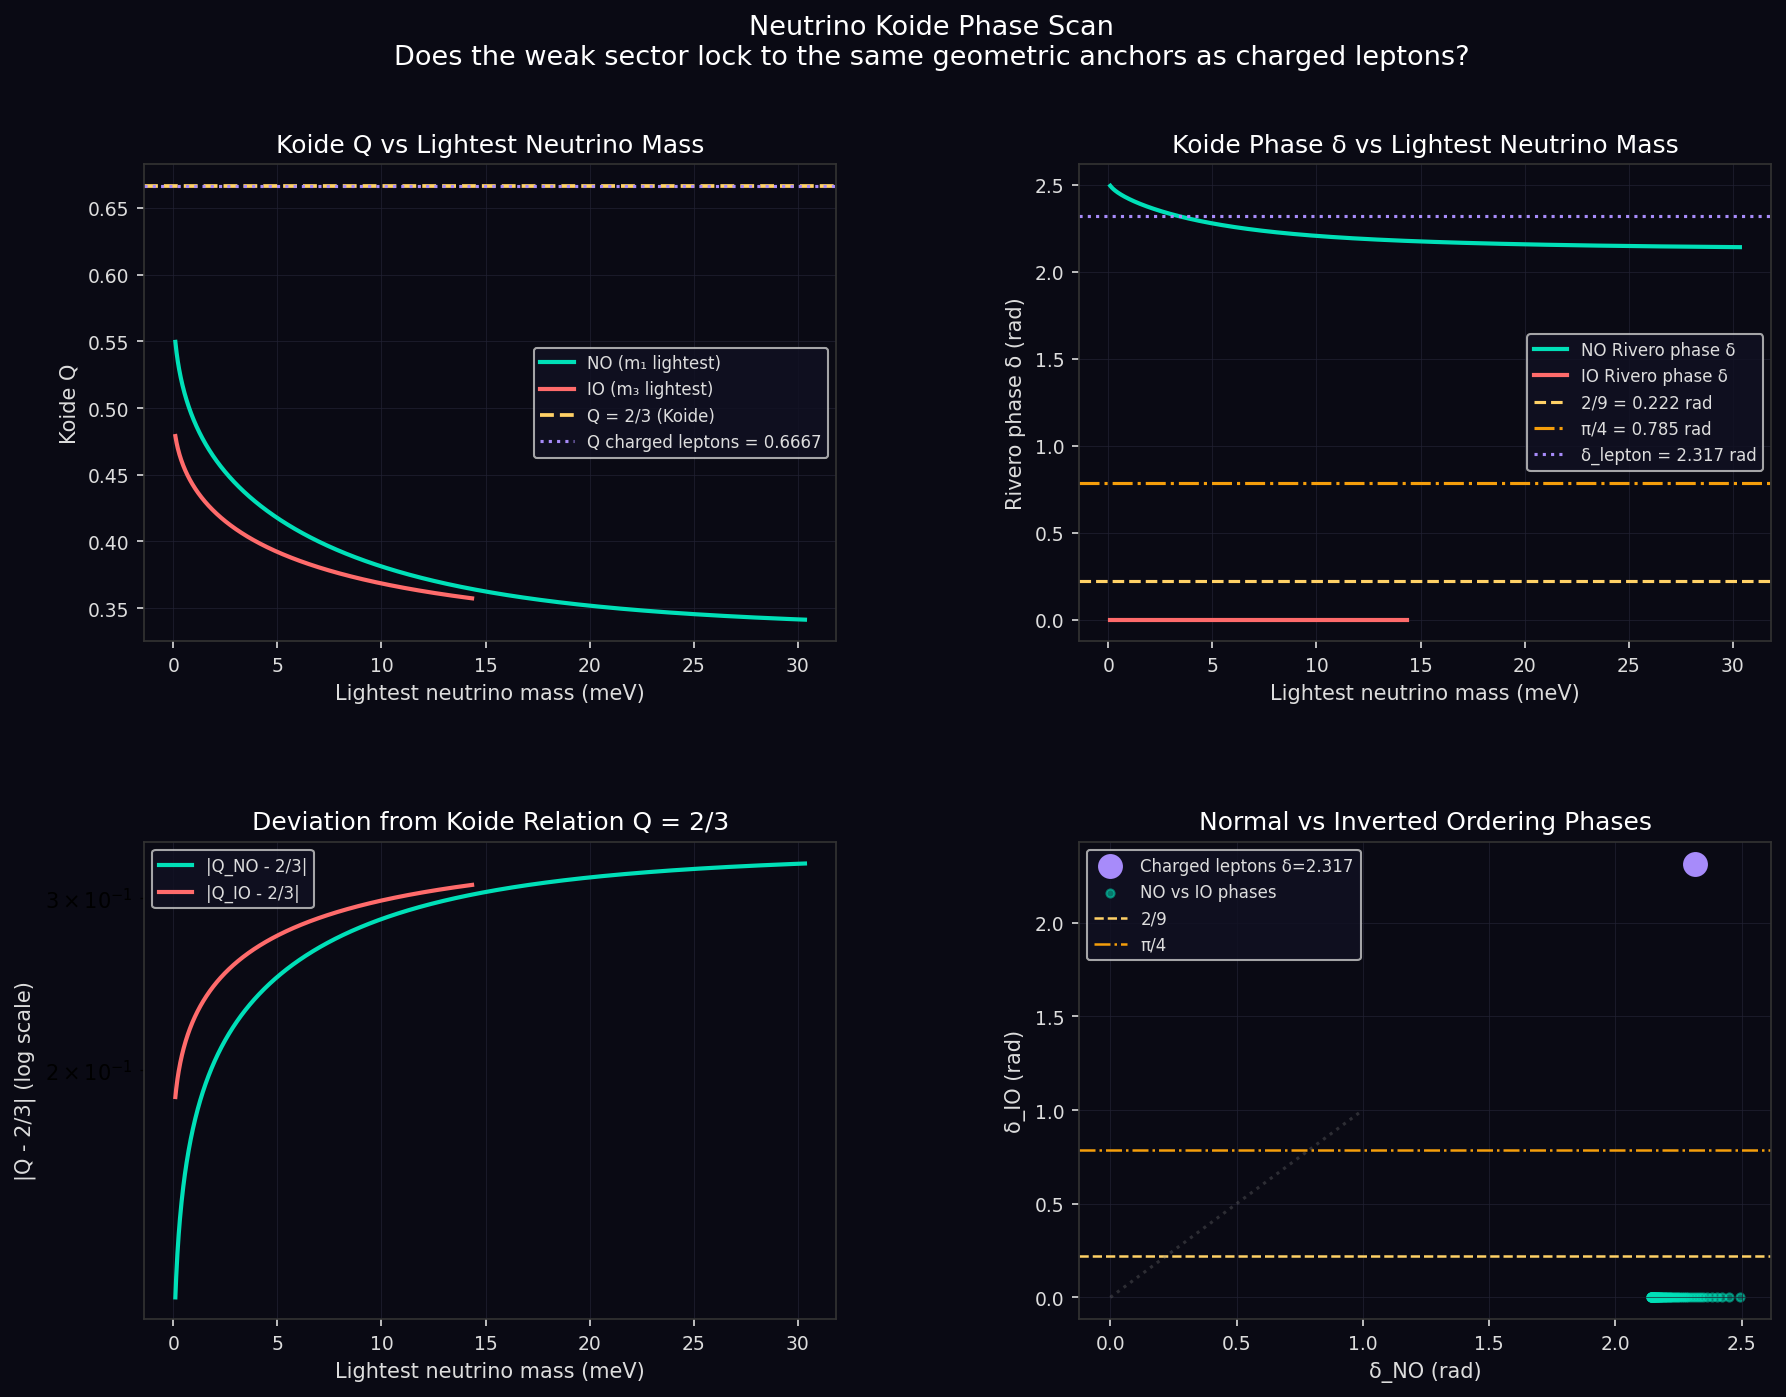

Here is the Python script that generated this plot:
"""
neutrino_koide_scan.py
======================
Scan over the lightest neutrino mass (m1 in normal ordering, m3 in inverted)
and ask: does the Koide relation Q = 2/3 hold for neutrinos? And if so, at
what phase δ does it lock — the same as charged leptons (δ_lepton), the quark
anchor (π/4), the 2/9 candidate, or something distinct?

PDG 2024 mass-squared differences (normal ordering):
  Δm²_21 =  7.53 × 10⁻⁵ eV²  (solar)
  Δm²_31 =  2.453 × 10⁻³ eV²  (atmospheric)

Inverted ordering:
  Δm²_32 = -2.546 × 10⁻³ eV²  (atmospheric IH)

Cosmological bound: Σ mν < 0.12 eV (Planck 2018)

Rivero–Gsponer parameterisation:
  √m_k = √m̄ · (1 + √2 · cos(2πk/3 + δ))  for k = 0, 1, 2
  Q = 2/3 is automatic if and only if the masses fit this ansatz.
  We scan δ over [0, π] for each m1 and find the best-fit phase.

Outputs: neutrino_koide_scan.png
"""

import matplotlib
matplotlib.use('Agg')

import numpy as np
import matplotlib.pyplot as plt
import matplotlib.gridspec as gridspec
from scipy.optimize import minimize_scalar, brentq

# ── PDG 2024 values ──────────────────────────────────────────────────────────

DM2_21 = 7.53e-5     # eV²  solar
DM2_31_NO = 2.453e-3  # eV²  atmospheric, normal ordering  (m3 > m1)
DM2_32_IO = -2.546e-3 # eV²  atmospheric, inverted ordering (m3 < m1)

COSMO_SUM_BOUND = 0.12  # eV

# Known Koide phases from the charged sector
DELTA_CHARGED_LEPTON = 0.2223   # rad — from PDG e/mu/tau masses
DELTA_DOWN_QUARK     = np.pi/4  # rad — Rivero anchor for down-type quarks
DELTA_2_OVER_9       = 2.0/9.0  # rad — the 2/9 candidate

# ── Build mass triplets ──────────────────────────────────────────────────────

def neutrino_masses_NO(m1_eV):
    """Normal ordering: m1 < m2 < m3."""
    m2 = np.sqrt(np.maximum(m1_eV**2 + DM2_21, 0.0))
    m3 = np.sqrt(np.maximum(m1_eV**2 + DM2_31_NO, 0.0))
    return m1_eV, m2, m3

def neutrino_masses_IO(m3_eV):
    """Inverted ordering: m3 < m1 < m2."""
    m1 = np.sqrt(np.maximum(m3_eV**2 - DM2_32_IO, 0.0))
    m2 = np.sqrt(np.maximum(m3_eV**2 - DM2_32_IO + DM2_21, 0.0))
    return m1, m2, m3_eV

# ── Koide quantities ─────────────────────────────────────────────────────────

def koide_Q(masses):
    m = np.array(masses)
    if np.any(m < 0):
        return np.nan
    denom = np.sum(np.sqrt(m))**2
    if denom < 1e-30:
        return np.nan
    return np.sum(m) / denom

def rivero_phase(masses):
    """
    Best-fit Rivero phase δ for a mass triplet.
    Solves: √m_k = √m̄ · (1 + √2 cos(2πk/3 + δ))
    Returns δ ∈ [0, π] that minimises residual sum-of-squares.
    """
    m = np.asarray(masses, dtype=float)
    if np.any(m < 0):
        return np.nan
    sm = np.sqrt(m)
    sm_bar = np.mean(sm)
    if sm_bar < 1e-20:
        return np.nan
    x = (sm - sm_bar) / (np.sqrt(2) * sm_bar)   # should be cos(2πk/3 + δ)

    phases_k = np.array([0.0, 2*np.pi/3, 4*np.pi/3])

    def residual(delta):
        return np.sum((x - np.cos(phases_k + delta))**2)

    res = minimize_scalar(residual, bounds=(0.0, np.pi), method='bounded')
    return float(res.x)

def koide_Q_from_rivero(delta, m_bar=1.0):
    """Koide Q given Rivero phase δ (should always be 2/3 by construction)."""
    phases_k = np.array([0.0, 2*np.pi/3, 4*np.pi/3])
    sm = np.sqrt(m_bar) * (1 + np.sqrt(2) * np.cos(phases_k + delta))
    m = sm**2
    if np.any(m < 0):
        return np.nan
    return koide_Q(m)

# ── Scan ─────────────────────────────────────────────────────────────────────

# Normal ordering: m1 from ~0 to cosmological-bound-limited
# Σmν = m1 + m2 + m3 < 0.12 eV → find max m1
def sum_masses_NO(m1):
    return sum(neutrino_masses_NO(m1))

# Find m1 such that sum = 0.12 eV
m1_max = 0.04   # conservative upper bound

m1_scan = np.linspace(1e-4, m1_max, 2000)
Q_NO, delta_NO, sum_NO = [], [], []

for m1 in m1_scan:
    masses = neutrino_masses_NO(m1)
    s = sum(masses)
    if s > COSMO_SUM_BOUND:
        break
    Q_NO.append(koide_Q(masses))
    delta_NO.append(rivero_phase(masses))
    sum_NO.append(s)

m1_scan = m1_scan[:len(Q_NO)]
Q_NO = np.array(Q_NO)
delta_NO = np.array(delta_NO)
sum_NO = np.array(sum_NO)

# Inverted ordering: lightest is m3
m3_scan = np.linspace(1e-4, m1_max, 2000)
Q_IO, delta_IO, sum_IO = [], [], []

for m3 in m3_scan:
    masses = neutrino_masses_IO(m3)
    s = sum(masses)
    if s > COSMO_SUM_BOUND:
        break
    Q_IO.append(koide_Q(masses))
    delta_IO.append(rivero_phase(masses))
    sum_IO.append(s)

m3_scan = m3_scan[:len(Q_IO)]
Q_IO = np.array(Q_IO)
delta_IO = np.array(delta_IO)
sum_IO = np.array(sum_IO)

# ── Charged leptons for comparison ───────────────────────────────────────────

M_E  = 0.51099895e-3   # eV
M_MU = 105.6583755e-3  # eV
M_TAU = 1776.86e-3     # eV

Q_lepton = koide_Q([M_E, M_MU, M_TAU])
delta_lepton = rivero_phase([M_E, M_MU, M_TAU])

# ── Print results ─────────────────────────────────────────────────────────────

print("=" * 70)
print("NEUTRINO KOIDE SCAN")
print("=" * 70)
print()
print(f"Charged leptons:  Q = {Q_lepton:.6f},  δ = {delta_lepton:.4f} rad  ({delta_lepton*180/np.pi:.2f}°)")
print(f"Reference phases: 2/9 = {2/9:.4f},  π/4 = {np.pi/4:.4f},  δ_lepton = {delta_lepton:.4f}")
print()
print("Normal Ordering scan (first 5 m1 values):")
print(f"{'m1 (eV)':>10} {'Q':>10} {'δ (rad)':>10} {'δ (deg)':>10} {'Σmν (eV)':>10}")
print("-" * 55)
for i in range(0, min(5, len(m1_scan))):
    print(f"{m1_scan[i]:>10.5f} {Q_NO[i]:>10.6f} {delta_NO[i]:>10.4f} {delta_NO[i]*180/np.pi:>10.2f} {sum_NO[i]:>10.5f}")
print("  ...")
print()

# Find where Q is closest to 2/3
if len(Q_NO) > 0:
    idx_best_NO = np.argmin(np.abs(Q_NO - 2/3))
    print(f"Normal ordering — closest Q to 2/3:")
    print(f"  m1 = {m1_scan[idx_best_NO]:.5f} eV,  Q = {Q_NO[idx_best_NO]:.6f},  δ = {delta_NO[idx_best_NO]:.4f} rad ({delta_NO[idx_best_NO]*180/np.pi:.2f}°)")
    print(f"  |Q - 2/3| = {abs(Q_NO[idx_best_NO] - 2/3):.2e}")
    print()

if len(Q_IO) > 0:
    idx_best_IO = np.argmin(np.abs(Q_IO - 2/3))
    print(f"Inverted ordering — closest Q to 2/3:")
    print(f"  m3 = {m3_scan[idx_best_IO]:.5f} eV,  Q = {Q_IO[idx_best_IO]:.6f},  δ = {delta_IO[idx_best_IO]:.4f} rad ({delta_IO[idx_best_IO]*180/np.pi:.2f}°)")
    print(f"  |Q - 2/3| = {abs(Q_IO[idx_best_IO] - 2/3):.2e}")
    print()

# Check anchor proximity
anchors = {"2/9": 2/9, "π/4": np.pi/4, "δ_lepton": delta_lepton}
print("Phase anchor distances (Normal Ordering, best-Q point):")
for name, anchor in anchors.items():
    if len(delta_NO) > 0:
        dist = abs(delta_NO[idx_best_NO] - anchor)
        print(f"  |δ_NO - {name}| = {dist:.4f} rad  ({dist*180/np.pi:.2f}°)")

print()
print("Phase anchor distances (Inverted Ordering, best-Q point):")
for name, anchor in anchors.items():
    if len(delta_IO) > 0:
        dist = abs(delta_IO[idx_best_IO] - anchor)
        print(f"  |δ_IO - {name}| = {dist:.4f} rad  ({dist*180/np.pi:.2f}°)")

# ── Plot ─────────────────────────────────────────────────────────────────────

bg = "#0a0a14"
fg = "#dddddd"
c_NO = "#00e0b8"
c_IO = "#ff6b6b"
c_gold = "#ffd166"
c_lepton = "#a78bfa"

fig = plt.figure(figsize=(14, 10))
fig.patch.set_facecolor(bg)
fig.suptitle(
    "Neutrino Koide Phase Scan\n"
    "Does the weak sector lock to the same geometric anchors as charged leptons?",
    color="white", fontsize=13, y=0.98
)

gs = gridspec.GridSpec(2, 2, figure=fig, hspace=0.42, wspace=0.35)

def style_ax(ax):
    ax.set_facecolor(bg)
    ax.tick_params(colors=fg, labelsize=9)
    for spine in ax.spines.values():
        spine.set_edgecolor("#333333")
    ax.grid(True, color="#222233", lw=0.5, alpha=0.7)
    ax.xaxis.label.set_color(fg)
    ax.yaxis.label.set_color(fg)
    ax.title.set_color("white")

# Panel 1: Q vs m_lightest
ax1 = fig.add_subplot(gs[0, 0])
style_ax(ax1)
if len(Q_NO) > 0:
    ax1.plot(m1_scan * 1000, Q_NO, color=c_NO, lw=2, label='NO (m₁ lightest)')
if len(Q_IO) > 0:
    ax1.plot(m3_scan * 1000, Q_IO, color=c_IO, lw=2, label='IO (m₃ lightest)')
ax1.axhline(2/3, color=c_gold, ls='--', lw=1.8, label='Q = 2/3 (Koide)')
ax1.axhline(Q_lepton, color=c_lepton, ls=':', lw=1.5, label=f'Q charged leptons = {Q_lepton:.4f}')
ax1.set_xlabel('Lightest neutrino mass (meV)')
ax1.set_ylabel('Koide Q')
ax1.set_title('Koide Q vs Lightest Neutrino Mass')
ax1.legend(facecolor="#111122", labelcolor=fg, fontsize=8)

# Panel 2: δ vs m_lightest
ax2 = fig.add_subplot(gs[0, 1])
style_ax(ax2)
if len(delta_NO) > 0:
    ax2.plot(m1_scan * 1000, delta_NO, color=c_NO, lw=2, label='NO Rivero phase δ')
if len(delta_IO) > 0:
    ax2.plot(m3_scan * 1000, delta_IO, color=c_IO, lw=2, label='IO Rivero phase δ')
ax2.axhline(DELTA_2_OVER_9, color=c_gold, ls='--', lw=1.5, label=f'2/9 = {2/9:.3f} rad')
ax2.axhline(DELTA_DOWN_QUARK, color='#f59e0b', ls='-.', lw=1.5, label=f'π/4 = {np.pi/4:.3f} rad')
ax2.axhline(delta_lepton, color=c_lepton, ls=':', lw=1.5, label=f'δ_lepton = {delta_lepton:.3f} rad')
ax2.set_xlabel('Lightest neutrino mass (meV)')
ax2.set_ylabel('Rivero phase δ (rad)')
ax2.set_title('Koide Phase δ vs Lightest Neutrino Mass')
ax2.legend(facecolor="#111122", labelcolor=fg, fontsize=8)

# Panel 3: Q - 2/3 deviation
ax3 = fig.add_subplot(gs[1, 0])
style_ax(ax3)
if len(Q_NO) > 0:
    ax3.semilogy(m1_scan * 1000, np.abs(Q_NO - 2/3) + 1e-10, color=c_NO, lw=2, label='|Q_NO - 2/3|')
if len(Q_IO) > 0:
    ax3.semilogy(m3_scan * 1000, np.abs(Q_IO - 2/3) + 1e-10, color=c_IO, lw=2, label='|Q_IO - 2/3|')
ax3.set_xlabel('Lightest neutrino mass (meV)')
ax3.set_ylabel('|Q - 2/3| (log scale)')
ax3.set_title('Deviation from Koide Relation Q = 2/3')
ax3.legend(facecolor="#111122", labelcolor=fg, fontsize=8)

# Panel 4: phase comparison to charged lepton sector
ax4 = fig.add_subplot(gs[1, 1])
style_ax(ax4)
if len(delta_NO) > 0 and len(delta_IO) > 0:
    ax4.scatter([delta_lepton], [delta_lepton], s=120, color=c_lepton, zorder=5, label=f'Charged leptons δ={delta_lepton:.3f}')
    ax4.scatter(delta_NO[::20], delta_IO[:len(delta_NO[::20])], s=15, color=c_NO, alpha=0.5, label='NO vs IO phases')
ax4.axhline(DELTA_2_OVER_9, color=c_gold, ls='--', lw=1.2, label='2/9')
ax4.axhline(DELTA_DOWN_QUARK, color='#f59e0b', ls='-.', lw=1.2, label='π/4')
ax4.plot([0, 1], [0, 1], color='gray', ls=':', alpha=0.3)
ax4.set_xlabel('δ_NO (rad)')
ax4.set_ylabel('δ_IO (rad)')
ax4.set_title('Normal vs Inverted Ordering Phases')
ax4.legend(facecolor="#111122", labelcolor=fg, fontsize=8)

plt.savefig('/mnt/d/Fundamentals/sandbox/neutrino_koide_scan.png',
            dpi=150, bbox_inches='tight', facecolor=bg)
plt.close()
print("\nFigure saved: sandbox/neutrino_koide_scan.png")
